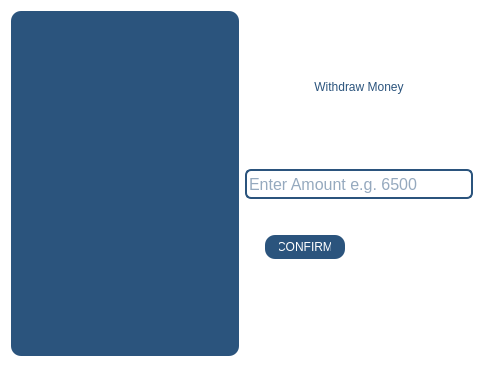
<?xml version="1.0" encoding="UTF-8"?>
<ui version="4.0">
 <class>WithdrawDialog</class>
 <widget class="QDialog" name="WithdrawDialog">
  <property name="geometry">
   <rect>
    <x>0</x>
    <y>0</y>
    <width>484</width>
    <height>367</height>
   </rect>
  </property>
  <property name="windowTitle">
   <string>Withdraw</string>
  </property>
  <property name="styleSheet">
   <string notr="true">background-color:white;</string>
  </property>
  <layout class="QGridLayout" name="gridLayout">
   <item row="0" column="0">
    <layout class="QHBoxLayout" name="horizontalLayout">
     <item>
      <widget class="QLabel" name="label_3">
       <property name="sizePolicy">
        <sizepolicy hsizetype="Expanding" vsizetype="Preferred">
         <horstretch>0</horstretch>
         <verstretch>0</verstretch>
        </sizepolicy>
       </property>
       <property name="styleSheet">
        <string notr="true">border-radius:10px;
background-color:#2b547d;</string>
       </property>
       <property name="text">
        <string/>
       </property>
      </widget>
     </item>
     <item>
      <layout class="QVBoxLayout" name="verticalLayout">
       <item>
        <widget class="QLabel" name="label">
         <property name="styleSheet">
          <string notr="true">QLabel{
background-color:none;
font: 700 20pt &quot;Arial&quot;;
color:#2b547d;}</string>
         </property>
         <property name="text">
          <string>Withdraw Money</string>
         </property>
         <property name="alignment">
          <set>Qt::AlignmentFlag::AlignCenter</set>
         </property>
        </widget>
       </item>
       <item>
        <widget class="QLineEdit" name="amount_input">
         <property name="minimumSize">
          <size>
           <width>0</width>
           <height>30</height>
          </size>
         </property>
         <property name="font">
          <font>
           <family>Microsoft Sans Serif</family>
           <pointsize>12</pointsize>
          </font>
         </property>
         <property name="styleSheet">
          <string notr="true">QLineEdit{

background-color: rgb(255, 255, 255);
color:rgb(43, 84, 125);
border:2px solid rgb(43, 84, 125);
border-radius:6px;
}
QLineEdit:hover{
border:2px solid rgb(29, 61, 92);
background-color:rgb(226, 230, 235);
}
QLineEdit:focus{
border:2px solid rgb(0, 0, 119);
background-color:white;
outline:none;
}</string>
         </property>
         <property name="placeholderText">
          <string>Enter Amount e.g. 6500</string>
         </property>
        </widget>
       </item>
       <item>
        <widget class="QWidget" name="widget" native="true">
         <widget class="QPushButton" name="withdraw_confirmation_btn">
          <property name="geometry">
           <rect>
            <x>20</x>
            <y>30</y>
            <width>80</width>
            <height>24</height>
           </rect>
          </property>
          <property name="styleSheet">
           <string notr="true">QPushButton{
background-color:#2b547d;
color:white;
border-radius:10px;
padding:7px 14px;
}
QPushButton:hover{
background-color:rgb(41, 128, 185);
}
QPushButton:pressed{
background-color:rgb(31, 97, 141);
}</string>
          </property>
          <property name="text">
           <string>CONFIRM</string>
          </property>
         </widget>
        </widget>
       </item>
      </layout>
     </item>
    </layout>
   </item>
  </layout>
  <zorder>label_3</zorder>
  <zorder>amount_input</zorder>
  <zorder>label</zorder>
  <zorder>widget</zorder>
 </widget>
 <resources/>
 <connections/>
</ui>
